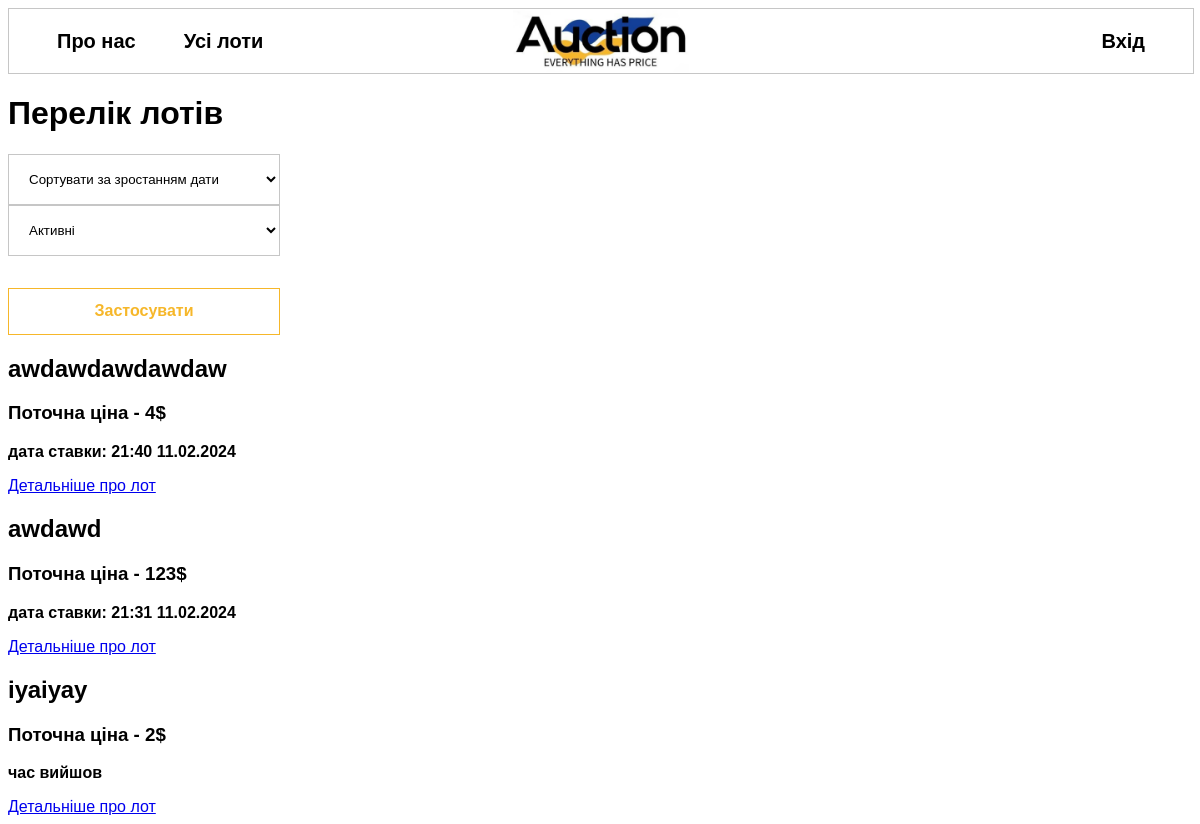
Page /posts on the earlier database version.
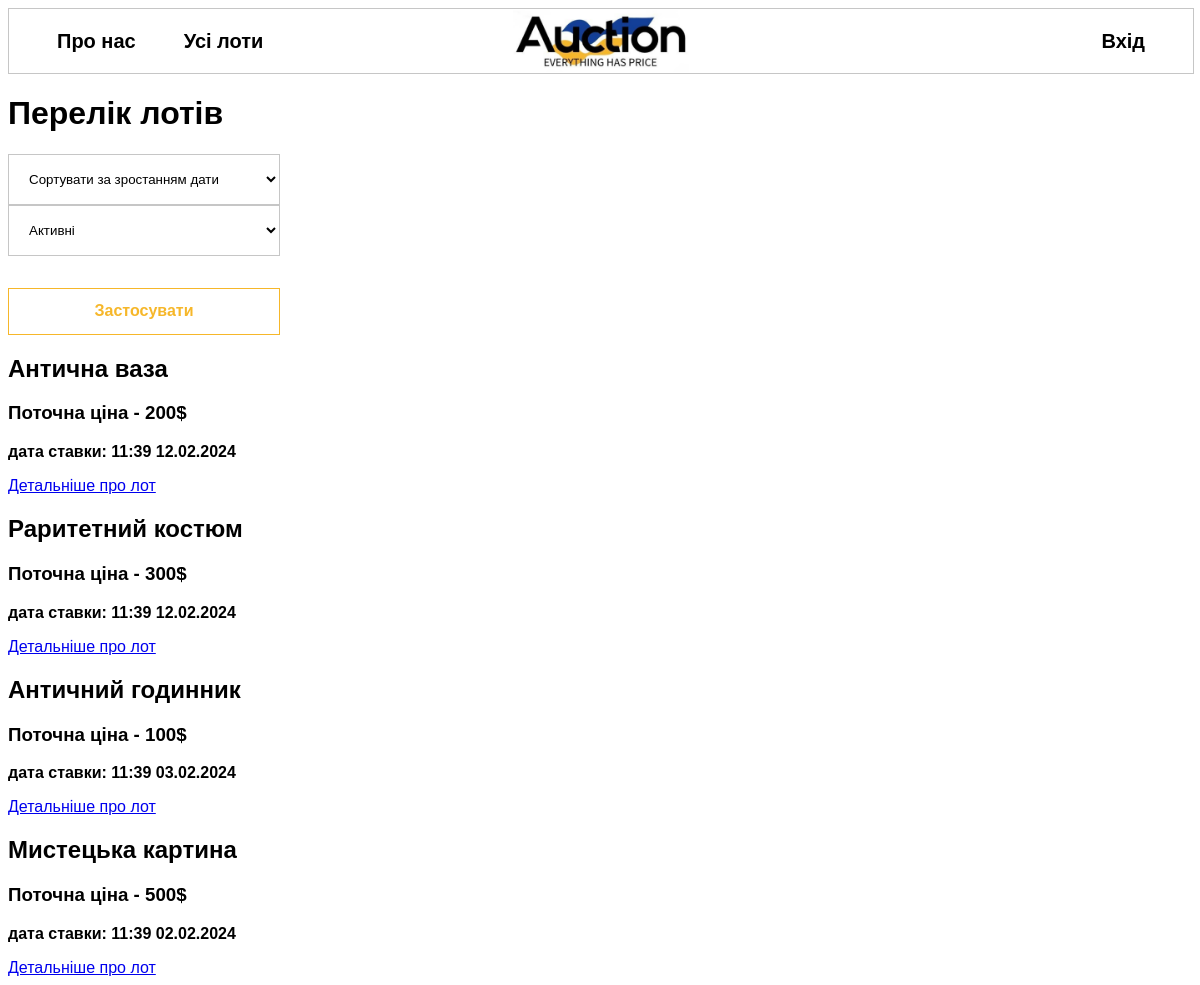
Same page on the later database version.
### models.py (models this page shows, shortened)
class Lot(db.Model):
    id = db.Column(db.Integer, primary_key=True)
    title = db.Column(db.String(100), nullable=False)
    descr = db.Column(db.String(3000), nullable=False)
    min_val = db.Column(db.Integer, nullable=False)
    current_val = db.Column(db.Integer)
    photo = db.Column(db.BLOB)
    date = db.Column(db.DateTime, default=datetime.now())
    owner_id = db.Column(db.Integer)
    current_owner_id = db.Column(db.Integer)
    status = db.Column(db.String(10), default='Active')

### routes.py (the view, shortened to what this page needs)
@app.route('/posts', methods=['POST', 'GET'])
def posts():
    upload_date()
    sort_ = 'sortByDate_desc'
    status_ = 'all'
    if request.method == 'POST':
        sort_ = request.form.get('sort')  # Отримання значення 'sort' з форми
        status_ = request.form.get('status')  # Отримання значення 'status' з форми
    if sort_ == 'sortByDate_asc':
        if status_ == 'active':
            lots = Lot.query.filter_by(status='Active').order_by(Lot.date.asc()).all()
        elif status_ == 'inactive':
            lots = Lot.query.filter_by(status='Inactive').order_by(Lot.date.asc()).all()
        else:
            lots = Lot.query.order_by(Lot.date.asc()).all()
    elif sort_ == 'sortByDate_desc':
        if status_ == 'active':
            lots = Lot.query.filter_by(status='Active').order_by(Lot.date.desc()).all()
        elif status_ == 'inactive':
            lots = Lot.query.filter_by(status='Inactive').order_by(Lot.date.desc()).all()
        else:
            lots = Lot.query.order_by(Lot.date.desc()).all()
    else:
        lots = Lot.query.order_by(Lot.date.asc()).all()
    return render_template('posts.html', lots=lots)

### routes.py (called while the page is built)
def upload_date():
    lots = Lot.query.filter_by(status='Active').all()
    now = datetime.now()
    for lot in lots:
        if now - lot.date >= timedelta(days=7):
            lot.status = 'Inactive'
    db.session.commit()

@app.after_request
def redirect_to_signin(response):
    if response.status_code == 401:
        return redirect(url_for('login_page') + "?next=" + request.url)
    return response

### templates/posts.html (shortened to what this page needs)
{% extends 'base.html' %}
{% block body %}
<div class="container">
    <h1>Перелік лотів</h1>
<form method="POST" id="active-section">
    <select name="sort" id="active-sorting" class="sorting-sel">
        <option value="sortByDate_asc">Сортувати за зростанням дати</option>
    </select>
    <select name="status" id="inactive-sorting" class="sorting-sel">
        <option value="active">Активні</option>
    </select>
    <button type="submit" class="sorting-btn">Застосувати</button>
</form>
    {% if lots|length > 0 %}
        {% for el in lots %}
        <div class="alert alert-info">
            <h2>{{ el.title }}</h2>
            {% if el.current_val == None %}
            <h3>Поточна ціна - {{ el.min_val }}$</h3>
            {% else %}
            <h3>Поточна ціна - {{ el.current_val }}$</h3>
            {% endif %}
            {% if el.status == 'Active' %}
            <p><b>дата ставки: {{ el.date.strftime("%H:%M %d.%m.%Y") }}</b></p>
            {% else %}
            <p><b>час вийшов</b></p>
            {% endif %}
            <a href="/posts/{{ el.id }}" class="btn btn-warning">Детальніше про лот</a>
        </div>
        {% endfor %}
    {% else %}
    <p>Немає ніякого активного лоту</p>
    {% endif %}
</div>
{% endblock %}]

### templates/base.html (shortened to what this page needs)
<!doctype html>
<html lang="ukr">
<head>
    <link rel="stylesheet" href="{{ url_for('static', filename='css/main.css') }}">
    <link rel="stylesheet" href="{{ url_for('static', filename='css/header.css') }}">
</head>
<body>
<div class="bar">
    <nav class="about-nav">
        <a href="/about">Про нас</a>
        <a href="/posts">Усі лоти</a>
    </nav>
    <nav class="img-nav">
        <img id="logo" src="{{ url_for('static', filename='images/logo.png') }}" alt="Логотип">
    </nav>
        <nav class="login-nav">
            {% if not current_user.is_authenticated %}
                <a href="/login">Вхід</a>
            {% else %}
                <a href="/login">{{ current_user.email}}</a>
            {% endif %}
        </nav>
</div>
{% block body %}{% endblock %}
</body>
</html>

### static/css/main.css (style rules this page uses)
body, html { font-family: Arial, Helvetica, sans-serif; }

### static/css/header.css (style rules this page uses)
.bar { display: flex; justify-content: space-between; align-items: center; border: 1px solid; border-color: #92929284; width: 100%; height: 4rem; color: #ffffff; }
.bar nav { margin: 0 1.5rem 0 1.5rem; display: flex; align-items: center; width: 33%; }
.login-nav { justify-content: end; }
.img-nav { justify-content: center; }
.about-nav { justify-content: start; }
.bar a { text-align: left; font-size: 1.25rem; line-height: 1.5625rem; font-weight: 700; color: #000000; margin: 0 1.5rem 0 1.5rem; text-decoration: none; }
.bar img { max-height: 3.9rem; }

### templates/posts.html (style rules this page uses)
#active-section { display: flex; flex-direction: column; }
.sorting-btn { display: block; width: 17rem; background-color: #ffffff; padding: 0.75rem; text-align: center; font-size: 1rem; line-height: 1.3rem; font-weight: 700; color: #F6B72A; border: 1px solid #F6B72A; font-weight: 600; transition: all 400ms; margin-top: 2rem; }
.sorting-sel { width: 17rem; border: 1px solid #92929284; background-color: #ffffff; padding: 1rem 1rem; color: #000000; }

Differences in the rows shown:
changed Lot: title "awdawdawdawdaw" → "Антична ваза"; min_val "4" → "200"; date "21:40 11.02.2024" → "11:39 12.02.2024"
added Lot: title "Раритетний костюм", min_val "300", date "11:39 12.02.2024"
changed Lot: title "іуаіуау" → "Античний годинник"; min_val "2" → "100"; date (not shown) → "11:39 03.02.2024"; status "час вийшов" → "дата ставки:"; moves up the list
changed Lot: title "awdawd" → "Мистецька картина"; min_val "123" → "500"; date "21:31 11.02.2024" → "11:39 02.02.2024"
